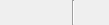
<?xml version="1.0" encoding="UTF-8"?>
<ui version="4.0">
 <class>Widget</class>
 <widget class="QWidget" name="Widget">
  <property name="windowModality">
   <enum>Qt::WindowModal</enum>
  </property>
  <property name="geometry">
   <rect>
    <x>0</x>
    <y>0</y>
    <width>109</width>
    <height>25</height>
   </rect>
  </property>
  <widget class="QLabel" name="icon">
   <property name="geometry">
    <rect>
     <x>0</x>
     <y>0</y>
     <width>22</width>
     <height>25</height>
    </rect>
   </property>
   <property name="sizePolicy">
    <sizepolicy hsizetype="Fixed" vsizetype="Fixed">
     <horstretch>0</horstretch>
     <verstretch>0</verstretch>
    </sizepolicy>
   </property>
   <property name="text">
    <string/>
   </property>
   <property name="pixmap">
    <pixmap resource="../../../../share/share.qrc">:/icons/qimsys_22x22.png</pixmap>
   </property>
  </widget>
  <widget class="QWidget" name="widget" native="true">
   <property name="geometry">
    <rect>
     <x>22</x>
     <y>0</y>
     <width>104</width>
     <height>25</height>
    </rect>
   </property>
   <layout class="QHBoxLayout" name="horizontalLayout_3">
    <property name="spacing">
     <number>0</number>
    </property>
    <property name="margin">
     <number>0</number>
    </property>
    <item>
     <widget class="QFrame" name="frame">
      <property name="frameShape">
       <enum>QFrame::VLine</enum>
      </property>
      <property name="frameShadow">
       <enum>QFrame::Sunken</enum>
      </property>
     </widget>
    </item>
   </layout>
  </widget>
 </widget>
 <resources>
  <include location="../../../libs/qt/qt.qrc"/>
  <include location="../../../../share/share.qrc"/>
  <include location="../../../libs/qt/qt.qrc"/>
  <include location="../../../../share/share.qrc"/>
  <include location="../../../libs/qt/qt.qrc"/>
  <include location="../../../libs/qt/qt.qrc"/>
  <include location="../../../../share/share.qrc"/>
  <include location="../../../libs/qt/qt.qrc"/>
  <include location="../../../../share/share.qrc"/>
  <include location="../../../libs/qt/qt.qrc"/>
  <include location="../../../../share/share.qrc"/>
 </resources>
 <connections/>
</ui>
